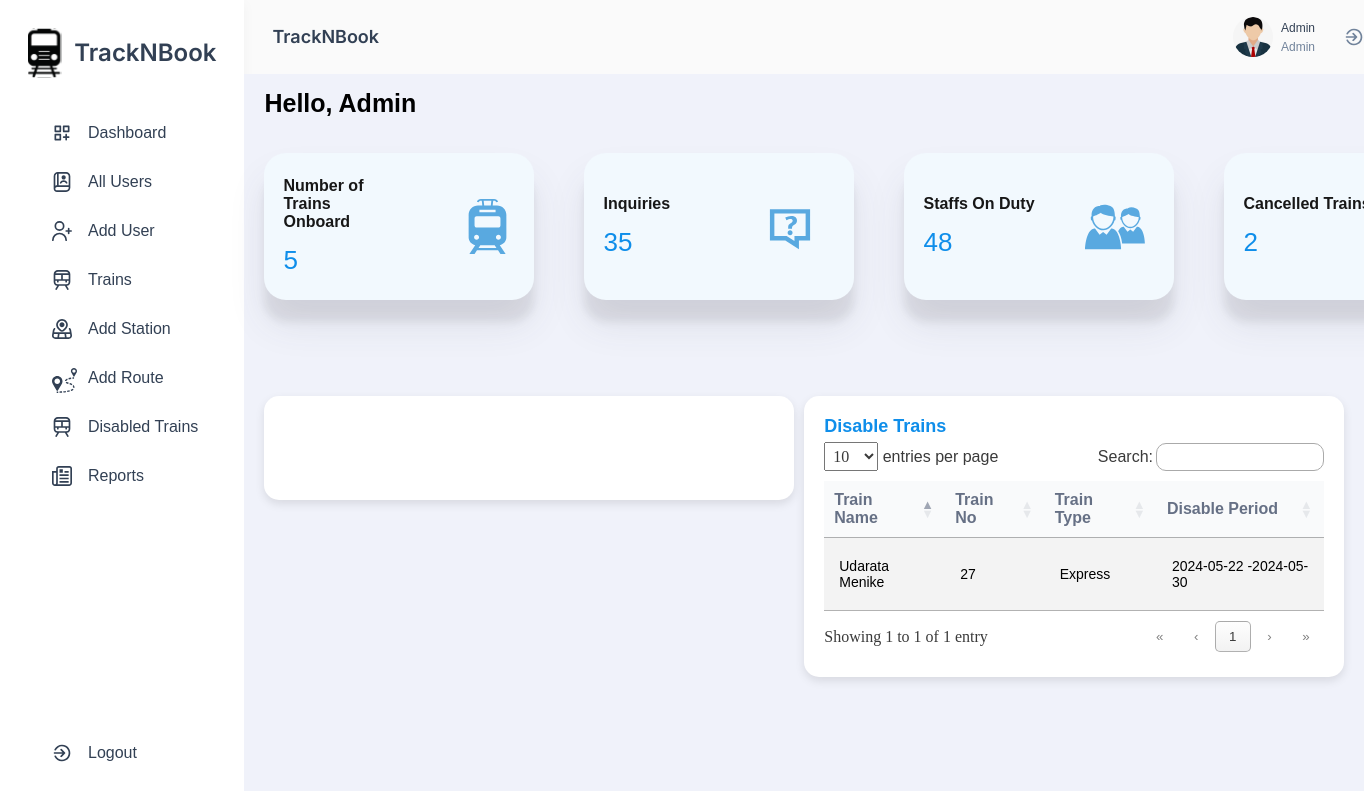
The page /public/dashboard/admin (signed in) on the database its author committed.
### tables this page shows
CREATE TABLE `tbl_train_disable_period` (
  `train_disable_period_id` int(11) NOT NULL,
  `disable_period_id` int(11) NOT NULL,
  `disable_period_train_id` int(11) NOT NULL
);

CREATE TABLE `tbl_train` (
  `train_id` int(11) NOT NULL,
  `train_no` int(11) NOT NULL,
  `train_name` varchar(200) NOT NULL,
  `train_type` int(5) NOT NULL,
  `train_start_time` time NOT NULL,
  `train_end_time` time NOT NULL,
  `train_start_station` int(11) NOT NULL,
  `train_end_station` int(11) NOT NULL,
  `train_route` int(11) NOT NULL,
  `train_status` varchar(10) NOT NULL DEFAULT 'Enabled'
);

CREATE TABLE `tbl_train_type` (
  `train_type_id` int(11) NOT NULL,
  `train_type` varchar(20) NOT NULL
);

CREATE TABLE `tbl_disable_period` (
  `disable_period_id` int(11) NOT NULL,
  `disable_period_start_date` date NOT NULL,
  `disable_period_end_date` date NOT NULL
);

### private/core/app.php (called while the page is built, shortened)
<?php
class App
{
    protected $method = 'index';
    public function __construct()
    {
        try{
            $URL = $this->getURL();
            if (file_exists("../private/controllers/" . $URL[0] . ".php" )) {
                unset( $URL[0]);
            }
            else {
               echo "<pre>";
                print_r($URL);
                echo "</pre>";
                require("../private/views/error404.view.php");
            }
            $this->controller = new $this->controller();
            if (isset($URL[1]) && method_exists($this->controller, $URL[1]))
            {
                $this->method = ucfirst($URL[1]);
                unset( $URL[1]);
            }
            $URL = array_values($URL);
            $this->params = $URL;
            call_user_func_array(array($this->controller,$this->method), $this->params);
        }
        catch(Exception $e)
        {
            die($e->getMessage());
        }
    }
    private function getURL()
    {
        $url = isset($_GET['url']) ? $_GET['url'] : "home";
        return explode("/",  filter_var(trim($url, "/"), FILTER_SANITIZE_URL));
    }
}
?>

### public/index.php (called while the page is built, shortened)
<?php
$app = new App;
?>

### private/models/Auth.php (called while the page is built, shortened)
<?php
class Auth
{
    public static function user()
    {
        if (isset($_SESSION['USER'])) {
            return $_SESSION['USER']->user_first_name;
        }
        return false;
    }
}

### private/core/database.php (called while the page is built, shortened)
<?php
class Database
{
    protected function connect()
    {
        $string = DBDRIVER . ":host=" . DBHOST . ";dbname=" . DBNAME;
        if (!$con = new PDO($string, DBUSER, DBPASS)) {
            die("database connection faild");
        }
        return $con;
    }
    public function query($query, $data = array(), $data_type = "object")
    {
        try {
            $con = $this->connect();
            $stm = $con->prepare($query);
            if ($stm) {
                $check = $stm->execute($data);
                if ($check) {
                    if ($data_type == "object") {
                        $data = $stm->fetchAll(PDO::FETCH_OBJ);
                    } elseif ($data_type == "array") {
                        $data = $stm->fetchAll(PDO::FETCH_ASSOC);
                    }
                    if (is_array($data) && count($data) > 0) {
                        return $data;
                    }
                }
            }
        } catch (PDOException $e) {
            die($e);
        }
        return false;
    }
}

### private/models/TrainDisablePeriods.php (called while the page is built, shortened)
<?php
class TrainDisablePeriods extends Model
{
    public function getAllDisableTrains()
    {
        $query = "SELECT *
        FROM tbl_train_disable_period tdp
            JOIN tbl_disable_period dp ON tdp.disable_period_id = dp.disable_period_id
            JOIN tbl_train t ON tdp.disable_period_train_id = t.train_id
            JOIN tbl_train_type tt ON t.train_type = tt.train_type_id
            JOIN tbl_route r ON t.train_route = r.route_no";
        $result = $this->query($query);
        if (is_array($result) && count($result) > 0) {
            return $result;
        }
        return [];
    }
}

### private/views/admin.dashboard.view.php (the view, shortened to what this page needs)
<body>
    <div class="column-left">
        <main class="bg">
            <div class="container">
                <div class="row">
                    <div class="col-12">
                        <div class="if-txt-wrapper">Hello,
                            <?= ucfirst(Auth::user()) ?>
                        </div>
                    </div>
                </div>
            </div>
            <div class="container">
                <div class="row">
                    <div class="col-12">
                        <div class="d-flex flex-row justify-content-between g-50">
                            <div class="col-4">
                                <div
                                    class="dashboard-card-admin d-flex align-items-center bg-light-blue Primary-Gray g-50">
                                    <a class="blue">
                                        <div class="d-flex flex-column g-10">
                                            <p1 class="mb-4 align-items-start ">Number of Trains <br>Onboard</p1>
                                            <p2> <?= $data['trainsCount'] ?></p2>
                                        </div>
                                    </a>
                                    <div class="d-flex">
                                    </div>
                                </div>
                            </div>
                            <div class="col-4">
                                <div
                                    class="dashboard-card-admin d-flex align-items-center bg-light-blue Primary-Gray g-50">
                                    <a class="blue">
                                        <div class="d-flex flex-column g-10">
                                            <p1 class="mb-4">Inquiries</p1>
                                            <p2>35</p2>
                                        </div>
                                    </a>
                                    <div class="d-flex ml-40 ">
                                    </div>
                                </div>
                            </div>
                            <div class="col-4">
                                <div
                                    class="dashboard-card-admin d-flex align-items-center bg-light-blue Primary-Gray g-50">
                                    <a class="blue">
                                        <div class="d-flex flex-column g-10">
                                            <p1 class="mb-4">Staffs On Duty</p1>
                                            <p2> <?= $data['usersCount'] ?></p2>
                                        </div>
                                    </a>
                                    <div class="d-flex  ">
                                    </div>
                                </div>
                            </div>
                            <div class="col-4">
                                <div
                                    class="dashboard-card-admin d-flex align-items-center bg-light-blue Primary-Gray g-50">
                                    <div class="d-flex flex-column g-10">
                                        <p1 class="mb-4">Cancelled Trains</p1>
                                        <p2 class="blue">2</p2>
                                    </div>
                                </div>
                            </div>
                        </div>
                    </div>
                </div>
            </div>
            <br><br>
            <div class='container'>
                <div class='row'>
                    <div class='col-6 pr-10'>
                        <div class="chart-card">
                            <canvas id="myChart" width="100%" height="60%"></canvas>
                        </div>
                    </div>
                    <div class='col-6 chart-card'>
                        <p2 class="blue" style="font-weight: bold; font-size: 18px;">Disable Trains</p2>
                        <table class="if-table stripe hover" id="userTable" style:width=80%>
                            <thead>
                                <tr>
                                    <th class=" ">
                                        Train Name
                                    </th>
                                    <th class=" ">
                                        Train No
                                    </th>
                                    <th class=" ">
                                        Train Type
                                    </th>
                                    <th class=" ">
                                        Disable Period
                                    </th>
                                </tr>
                            </thead>
                            <tbody>
                                <?php foreach ($data['trains'] as $train): ?>
                                    <tr class="p-20">
                                        <td class="">
                                            <?= $train->train_name ?>
                                        </td>
                                        <td class="">
                                            <?= $train->train_id?>
                                        </td>
                                        <td class="">
                                            <?= $train->train_type ?>
                                        </td>
                                        <td class="">
                                            <?= $train->disable_period_start_date . " -" . $train->disable_period_end_date ?>
                                        </td>
                                    </tr>
                                <?php endforeach; ?>
                            </tbody>
                        </table>
                    </div>
                </div>
            </div>
    </div>
</body>
</html>

### public/assets/css/styles.css (style rules this page uses)
* { margin: 0; padding: 0; font-family: Helvetica; }
:root { --Primary-Blue: #2d68fe; --Primary-Gray: #324054; --Secondary-Gray: #71839b; --Selected-Blue: #cae1ff; --Banner-red: #f00; --Selected-red: #ffd1cf; --White: #fff; --Lightgray: #d3d3d3; --Border-blue: #0085e4; --Background-colour-nav: #fafafae6; --green: #12b76a; --light-green: #bffad7; --dark-green: #027a48; --blue: #0f8eea; --lightgray-font: #646464; --light-red: #ff9f9f; --Background-lightGray : #F3F9FB; --Sidebar-Blue: #91C8E4; }
body { display: flex; min-height: 100vh; }
div.container { padding: 20px; }
.row { display: grid; grid-column: span 12; grid-template-columns: repeat(12, 1fr); }
.col-12 { grid-column: span 12; }
.col-6 { grid-column: span 6; }
.col-4 { grid-column: span 4; }
a { text-decoration: none; color: var(--Primary-Gray); }
div.column-left { display: flex; width: -webkit-fill-available; min-height: 100vh; flex-direction: column; justify-content: space-between; }
.blue { color: var(--blue) !important; }
table { width: -webkit-fill-available; }
thead tr { padding: 12px 24px; border-bottom: 1px solid var(--gray-200, #eaecf0); background: var(--gray-50, #f9fafb); }
tbody tr { padding: 12px 24px; border-bottom: 1px solid var(--gray-200, #eaecf0); }
thead th { text-align: left; color: var(--gray-500, #667085); font-family: DM Sans, sans-serif; font-size: 12px; font-style: normal; font-weight: 600; line-height: 18px; }
.d-flex { display: flex; }
.justify-content-between { justify-content: space-between; }
.align-items-center { align-items: center; }
.align-items-start { align-items: flex-start; }
.flex-column { flex-direction: column; }
.flex-row { flex-direction: row; }
main { flex-grow: 1; }

### public/assets/css/ravien.css (style rules this page uses)
.mb-4 { margin-bottom: 4px; }
.pr-10 { padding-right: 10px; }
.g-10 { gap: 10px; }
.p-20 { padding: 20px; }
.ml-40 { margin-left: 40px; }
.g-50 { gap: 50px; }
.Primary-Gray { color: #324054; }
.blue { color: #2185d5; }

### public/assets/css/iflal.css (style rules this page uses)
*, *:before, *:after { box-sizing: border-box; }
.dashboard-card-admin { height: 100%; padding: 24px 19px; border-radius: 22px; box-shadow: 0 25px 37px 0 rgba(65, 69, 88, 0.1), 0 22px 8px 0 rgba(0, 0, 0, 0.07); width: 270px; }
.dashboard-card-admin p1 { font-size: 16px; font-weight: 700; color: #171717; align-items: start !important; }
.dashboard-card-admin p2 { font-size: 26px; font-weight: 300; }
:root { --textgray: rgba(128, 129, 145, 1); --textdark: rgba(27, 29, 33, 1); --bgwhite-100: rgba(255, 255, 255, 1); --secondary-medium-font-family: "Inter-Medium", Helvetica; --secondary-medium-font-weight: 500; --secondary-medium-font-size: 12px; --secondary-medium-letter-spacing: 0px; --secondary-medium-line-height: 20px; --secondary-medium-font-style: normal; --headline-h4-font-family: "Poppins-Medium", Helvetica; --headline-h4-font-weight: 500; --headline-h4-font-size: 32px; --headline-h4-letter-spacing: -0.5px; --headline-h4-line-height: normal; --headline-h4-font-style: normal; --collection-1-primary-blue: rgba(33, 133, 213, 1); --collection-1-background-fade: rgba(71, 178, 255, 0.15); --collection-1-seat: rgba(33, 133, 213, 0); --w-background: rgba(255, 255, 255, 1); }
.if-txt-wrapper { position: relative; top: 0; left: 0; font-family: "Inter-Medium", Helvetica; font-weight: 600; color: #000000; font-size: 25px; letter-spacing: 0; line-height: 19.4px; white-space: nowrap; }
.if-table { font-family: "Open Sans", sans-serif; font-weight: 500; }
.if-table thead th { font-weight: bolder; font-size: 16px; }
.if-table tbody td { font-weight: normal; font-weight: 500; font-size: 14px; padding-bottom: 5px; }
.chart-card { background-color: #ffffff; border-radius: 15px; box-shadow: 0 4px 10px rgba(0, 0, 0, 0.1); padding: 20px; margin-top: 20px; transition: transform 0.3s ease-in-out; }

### public/assets/css/moushika.css (style rules this page uses)
.bg-light-blue { background-color: #f2f9fe; }
.bg { background-color: #f0f2fa; }

### public/assets/css/achchu.css (style rules this page uses)
:root { --collection-1-primary-blue: rgba(33, 133, 213, 1); --collection-1-background-fade: rgba(71, 178, 255, 0.15); --collection-1-seat: rgba(33, 133, 213, 0); }
body { font-family: Arial, sans-serif; }
thead tr { padding: 12px 24px; border-bottom: 1px solid var(--gray-200, #eaecf0); background: var(--gray-50, #f9fafb); }

### rows shown on the page
tbl_train_disable_period: disable_period_train.train_name "Udarata Menike", disable_period_train.train_id "27", tbl_train_type.train_type "Express", disable_period.disable_period_start_date "2024-05-22", disable_period.disable_period_end_date "2024-05-30"

### other values the page prints
$item[0] "Dashboard"
$item[0] "All Users"
$item[0] "Add User"
$item[0] "Trains"
$item[0] "Add Station"
$item[0] "Add Route"
$item[0] "Disabled Trains"
$item[0] "Reports"
Auth::user() "Admin"
Auth::getUser_type() "Admin"
$data['trainsCount'] "5"
$data['usersCount'] "48"
